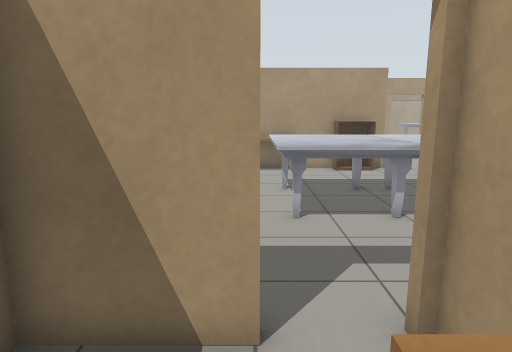
[1] (above)

20 first-person views from a walk through a world built for the Gazebo simulator. The camera is 1.3 m above the floor, tilts 10° down and sees 75° across. The floor is counted in squares, 0.5 m on a side. Each view is taken from the middle of a square. On the plan, view 1 faces up. The plan holds only what a view shows up to about 20 squares ahead; the rest is blank. The place goes on beyond the plan. Simple patterns stand in for the simulator's built-in surfaces. Some stock models are drawn as simple stand-ins.

[2]
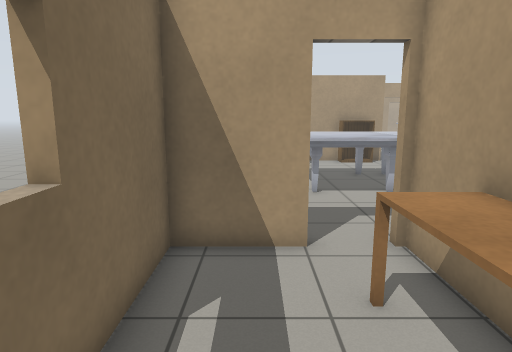

[3]
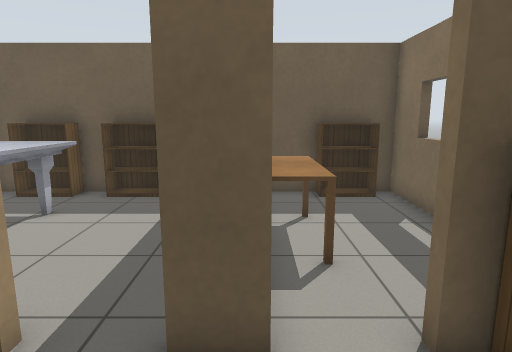

[4]
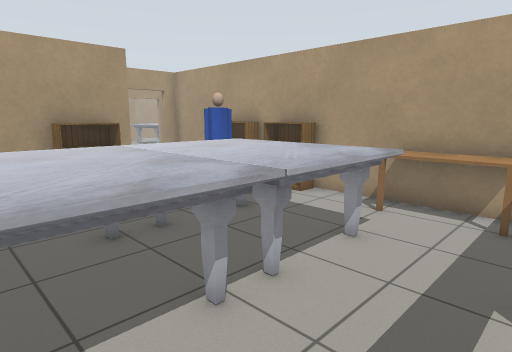

[5]
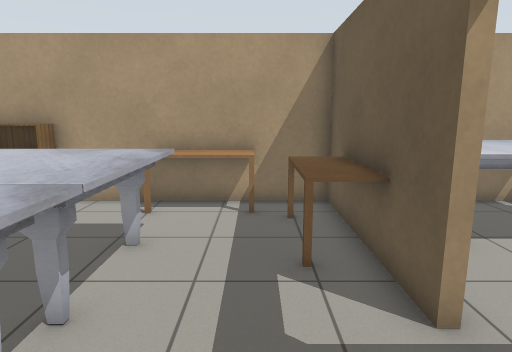

[6]
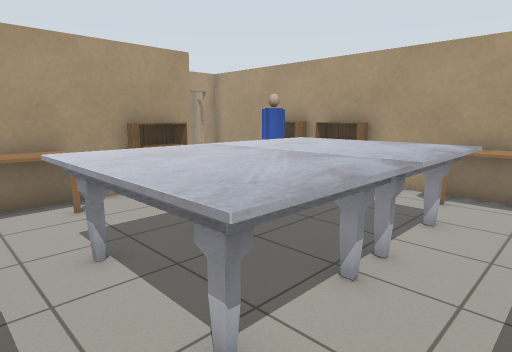

[7]
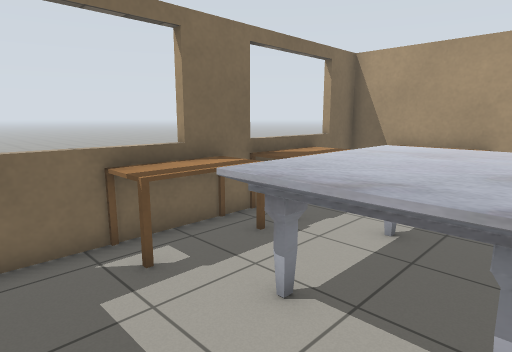

[8]
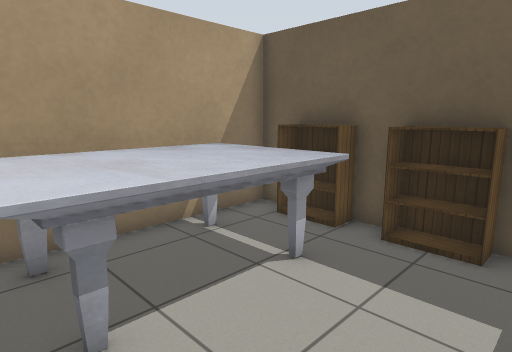

[9]
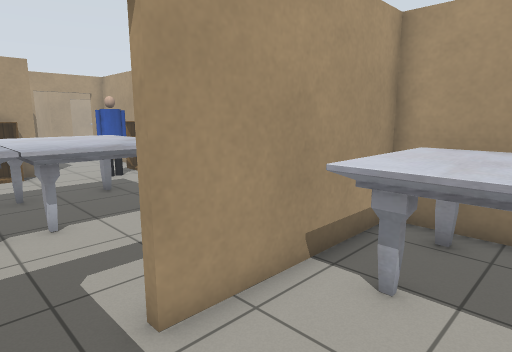

[10]
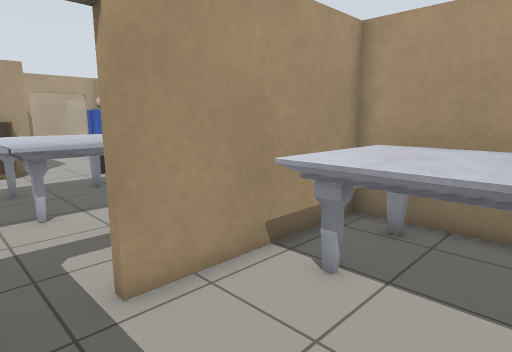

[11]
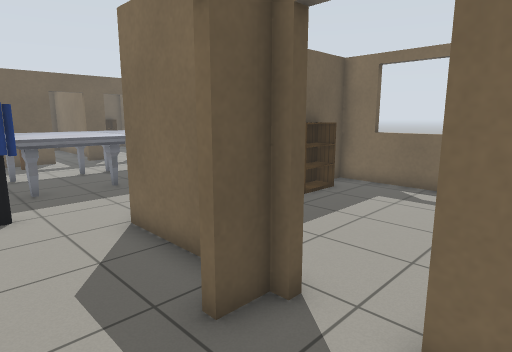

[12]
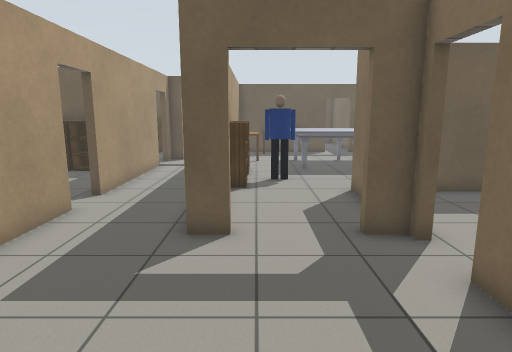

[13]
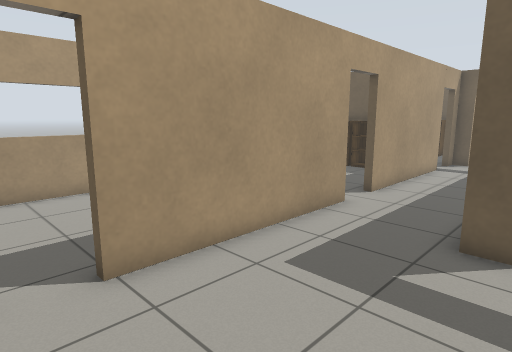

[14]
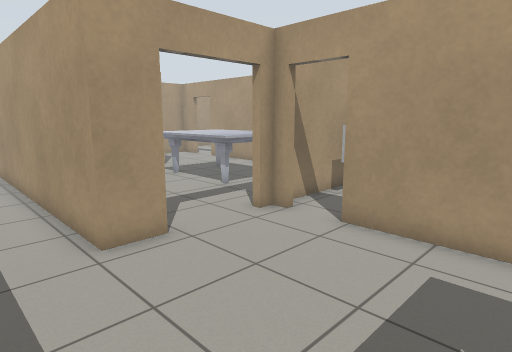

[15]
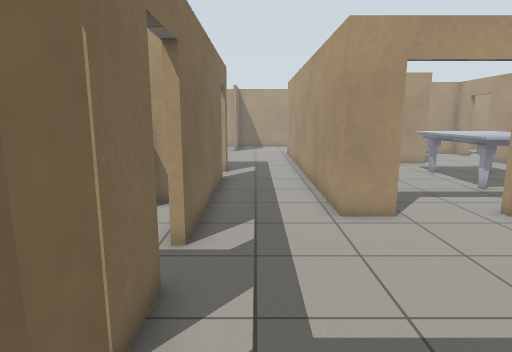

[16]
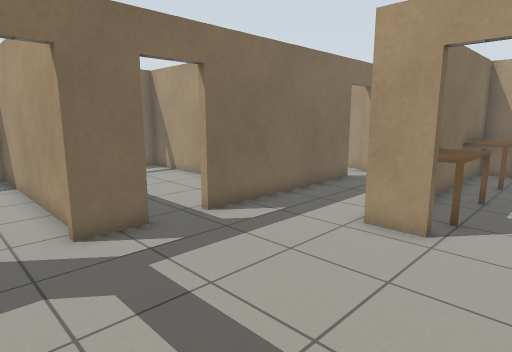

[17]
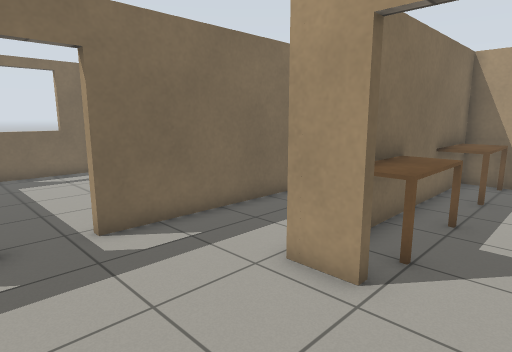

[18]
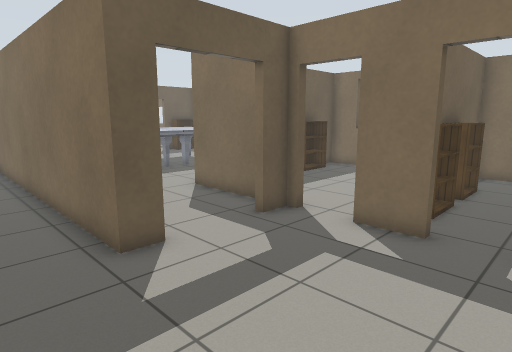

[19]
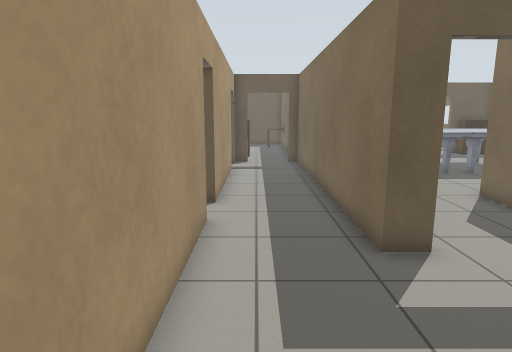

[20]
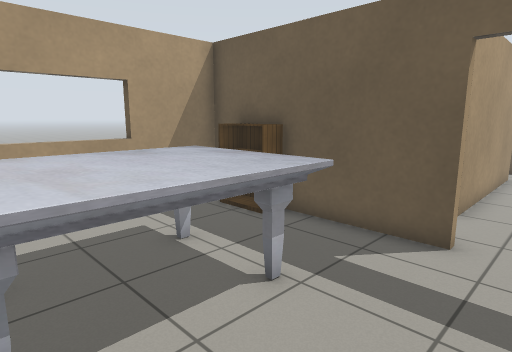

### Floor plan
Points are (right, up) in squares from view 1. A wall is a line through its corners. A room is listed if a view was taken in it or the views show most of it. See-through windows are left out.
Room 1 (views 1, 2)
walls: (2.1, 1.4) (2.1, 3.5); (0, 3.4) (-0.6, 3.4); (-2.7, 3.5) (-2.7, -4.6) (1.5, -4.6)
ways out: open door at (0.7, 3.7) to room 2
objects: bookshelf (-2, -4) to (0, -4); table (1, -2) to (2, 1)
Room 2 (views 3, 4, 5, 6, 7, 15)
walls: (2, 17.5) (3.6, 17.5); (-0.4, 17.1) (-2.7, 17.1) (-2.7, 5.6); (6.6, 20.6) (6.6, 17.1) (1.4, 17.1); (11.3, 9.4) (11.3, 21.5); (4.8, 3.7) (6.6, 3.7); (1.8, 3.7) (3, 3.7); (-0.5, 3.7) (0, 3.7); (-2.7, 21.4) (-2.7, 17.5) (-0.4, 17.5); (9.4, 3.7) (11.3, 3.7) (11.3, 6.5); (5.4, 24.3) (-2.7, 24.3)
ways out: open door at (0.7, 3.7) to room 1; open door at (4, 4) to room 3; open door at (6.3, 23.3) to room 4; open door at (9, 22) to room 4
objects: bookshelf (-2, 4) to (-1, 5); table (-2, 8) to (-1, 10); table (-2, 12) to (-1, 14); bookshelf (-1, 18) to (1, 18); marble table (0, 8) to (4, 13); table (0, 16) to (2, 17); bookshelf (4, 16) to (5, 17); marble table (5, 8) to (8, 13); table (7, 4) to (9, 5); person (8, 15) to (10, 15); table (10, 6) to (11, 9); bookshelf (10, 12) to (11, 14); bookshelf (10, 16) to (11, 16)
Room 3 (views 8, 9, 10)
walls: (4.8, -4.6) (11.3, -4.6) (11.3, 3.4) (9.4, 3.4); (6.5, 3.4) (4.8, 3.4); (3, 3.7) (3, 3.4)
ways out: open door at (4, 4) to room 2
objects: bookshelf (5, -4) to (7, -4); marble table (7, -2) to (10, 3); bookshelf (8, -4) to (10, -4)
Room 4 (views 11, 12, 13, 14, 16, 17, 18, 19)
walls: (10.5, 21.9) (11.5, 21.9) (11.5, 8.4); (6.6, 25.7) (6.6, 24); (11.7, 29.5) (10.3, 29.5) (10.3, 37.5); (15.2, 19.8) (15.2, 27.2); (15.2, 28.9) (15.2, 29.5); (6.6, 35.2) (6.6, 27.5); (15.2, 11) (15.2, 18); (6.6, 37.5) (6.6, 37); (15.2, 8.4) (15.2, 9.2)
ways out: open door at (6.3, 23.3) to room 2; open door at (9, 22) to room 2; open door at (13, 30) to room 5; open door at (6.5, 26.5) to room 6; open door at (6.3, 36.3); open door at (13, 8); open door at (15.3, 10.3); open door at (15.3, 18.7); open door at (15.3, 28.3)
Room 5 (view 20)
walls: (14.6, 29.8) (19.4, 29.8); (10.6, 36.5) (10.6, 34.4); (20.4, 29.8) (22.1, 29.8) (22.1, 35.9)
ways out: open door at (13, 30) to room 4
objects: table (11, 31) to (12, 34); table (11, 37) to (12, 37); marble table (16, 32) to (20, 37); bookshelf (19, 30) to (21, 31)
Room 6 (no view inside)
walls: (1.5, 31) (-2.7, 31) (-2.7, 24.6) (-0.4, 24.6); (5.4, 31) (4.9, 31)
ways out: open door at (6.5, 26.5) to room 4
objects: bookshelf (0, 25) to (2, 25); bookshelf (3, 25) to (5, 25)

Positions as (right, up) in squares from view 1, and headings:
1: (0, 0), facing up
2: (-1, -3), facing up
3: (2, 7), facing down
4: (1, 5), facing up-right
5: (1, 6), facing right
6: (-1, 6), facing up-right
7: (4, 5), facing up-left
8: (4, 3), facing down-right
9: (3, 0), facing up-right
10: (3, -1), facing up-right
11: (10, 25), facing down-left
12: (10, 29), facing down
13: (10, 29), facing down-right
14: (8, 23), facing up-right
15: (8, 21), facing up
16: (14, 22), facing up-left
17: (14, 25), facing up-left
18: (14, 28), facing down-left
19: (14, 28), facing down
20: (13, 37), facing down-right
